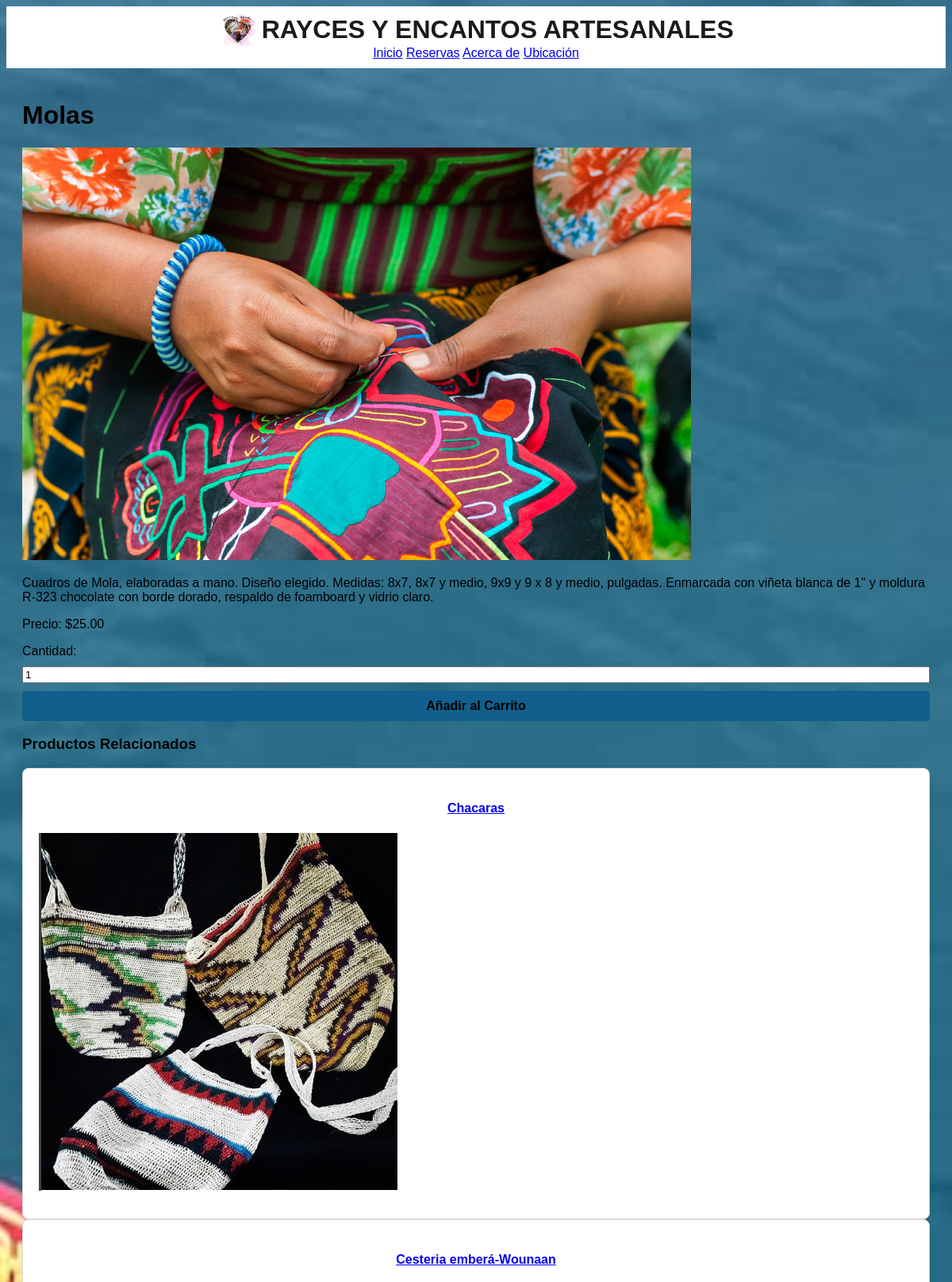
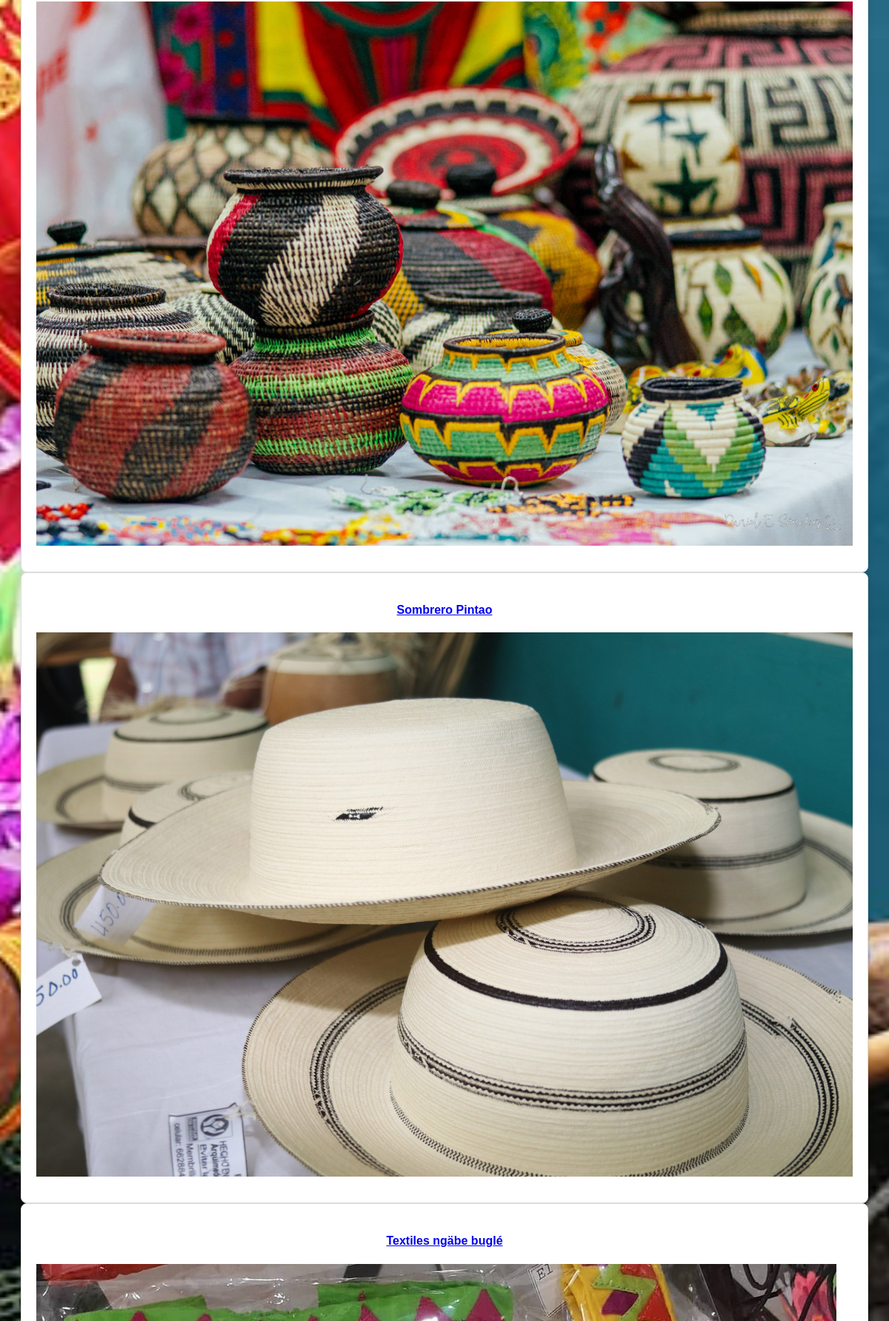
Page /products/product/1/ (upper part) on the committed database (2 pictures, top to bottom).
### products/models.py (models this page shows, shortened)
class Product(models.Model):
    name = models.CharField(max_length=100)
    description = models.TextField(default="Descripción del producto")
    price = models.DecimalField(max_digits=10, decimal_places=2)
    image = models.ImageField(upload_to='products/')
    category = models.CharField(max_length=100, default="General")

### products/views.py (the view)
# urls.py: path('product/<int:product_id>/', views.product_detail, name='product_detail'),
def product_detail(request, product_id):
    product = get_object_or_404(Product, id=product_id)
    related_products = Product.objects.exclude(id=product_id).order_by('?')[:4] #sugerencias aleatorias
    context = {
        'product': product,
        'related_products': related_products,
    }
    return render(request, 'products/product_detail.html', context)

### products/templates/products/product_detail.html (shortened to what this page needs)
{% extends 'base.html' %}
{% block content %}
<div class="product-detail">
    <h1>{{ product.name }}</h1>
    {% load static %}
    <img src="{{ product.image.url }}" alt="{{ product.name }}">
    <p>{{ product.description }}</p>
    <p>Precio: ${{ product.price }}</p>
    <form method="POST" action="{% url 'add_to_cart' product.id %}">
        <label for="quantity">Cantidad:</label>
        <input type="number" name="quantity" id="quantity" min="1" value="1">
        <button type="submit">Añadir al Carrito</button>
    </form>
    <h3>Productos Relacionados</h3>
    <div class="related-products">
        {% for related_product in related_products %}
        <div class="product-item">
            <a href="{% url 'product_detail' related_product.id %}">
                <h4>{{ related_product.name }}</h4>
                <img src="{{ related_product.image.url }}" alt="{{ related_product.name }}">
            </a>
        </div>
        {% endfor %}
    </div>
</div>
{% endblock %}

### static/css/styles.css (style rules this page uses)
body.inicio { background-image: url("/static/images/pexels.jpg") !important; background-size: cover; background-position: center; background-repeat: no-repeat; min-height: 100vh; height: 100%; }
body { font-family: Arial, sans-serif; }
.product-item { border: 1px solid #ddd; border-radius: 8px; overflow: hidden; text-align: center; background-color: #ffffff; box-shadow: 0 4px 8px rgba(0, 0, 0, 0.1); transition: transform 0.3s, box-shadow 0.3s; padding: 20px; }
.product-item img { max-width: 100%; height: auto; display: block; margin-bottom: 15px; }
form { display: flex; flex-direction: column; gap: 10px; }
button { background-color: #115f8c; color: #000000; border: none; padding: 10px; border-radius: 4px; cursor: pointer; font-size: 16px; font-weight: bold; }

### rows in the picture
Product: name "Molas", image (picture), description "Cuadros de Mola, elaboradas a mano. Diseño elegido. Medidas: 8x7, 8x7 y medio, 9x9 y 9 x 8 y medio, pulgadas. Enmarcada con viñeta blanca de 1\" y moldura R-323 chocolate con borde dorado, respaldo de foamboard y vidrio claro.", price "25.00"
Product: name "Chacaras", image (picture)
Product: name "Cesteria emberá-Wounaan", image (picture)
Product: name "Sombrero Pintao", image (picture)
Product: name "Textiles ngäbe buglé", image (picture)
